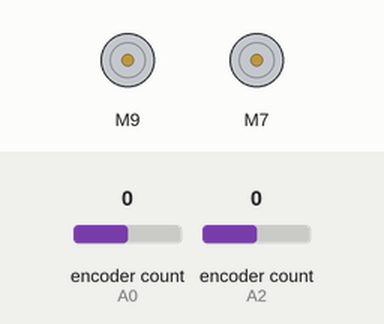
Recording of a sketch running on a simulated Arduino Uno, built with avr-gcc and run on an emulated ATmega328P. Shown: 2 × DC motor (green arrow = forward, orange = backward, longer = faster). The test bench sets the inputs (shaded band); at power-on: encoder count (sensors on A0, A2) 0. What the sketch prints to the serial monitor is not drawn.

Above: at 1.2 s.
1.3 s: encoder count (sensor on A0) set to 1
At 2.0 s:
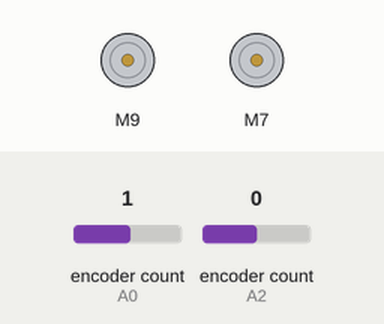
2.8 s: encoder count (sensor on A2) set to 1
At 3.2 s:
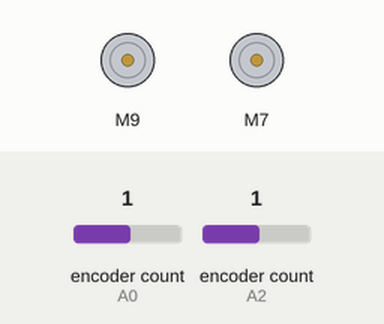
4.3 s: encoder count (sensor on A0) set to 0
At 5.4 s:
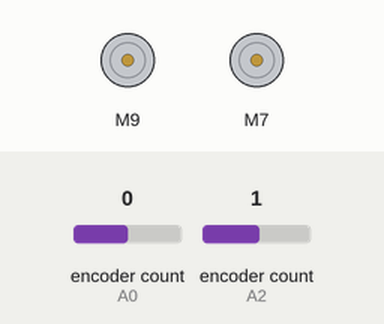
5.8 s: encoder count (sensor on A2) set to 0
At 6.7 s:
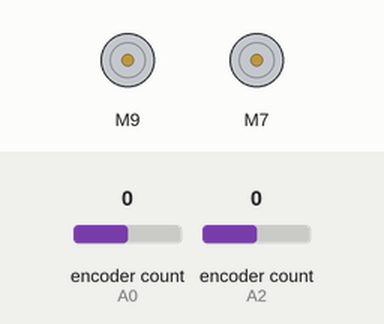
7.3 s: encoder count (sensor on A0) set to -1
At 7.8 s:
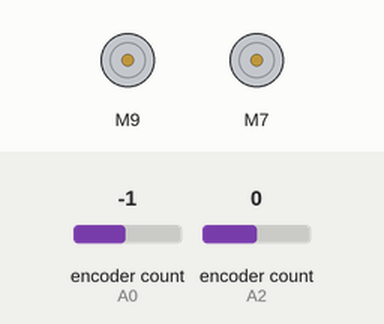
8.8 s: encoder count (sensor on A2) set to 4
At 9.4 s:
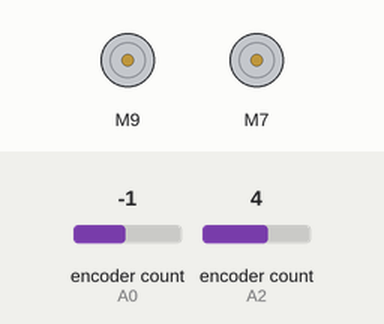
Timing chart, 0 to 11.3 s (numbered marks = the images above; inputs shaded):
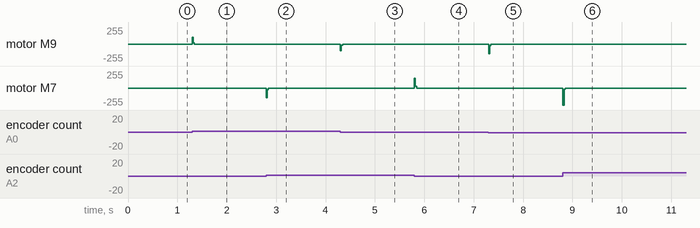

Measured:
- after the input at 1.3 s, motor M9: stopped → forward 103/255 at once, → forward 17/255 0.02 s later, → stopped 0.02 s later
- after the input at 2.8 s, motor M7: stopped → backward 147/255 at once, → backward 26/255 0.02 s later, → backward 2/255 0.02 s later, → stopped 0.01 s later
- after the input at 4.3 s, motor M9: stopped → backward 103/255 at once, → backward 16/255 0.02 s later, → stopped 0.02 s later
- after the input at 5.8 s, motor M7: stopped → forward 146/255 at once, → forward 24/255 0.02 s later, → stopped 0.03 s later
- after the input at 7.3 s, motor M9: stopped → backward 147/255 at once, → backward 24/255 0.02 s later, → stopped 0.03 s later
- after the input at 8.8 s, motor M7: stopped → backward 255/255 at once, → backward 20/255 0.03 s later, → stopped 0.02 s later

The sketch:

arduino_velocity_pid.ino
```cpp
#include <Encoder.h>
#include <L298NX2.h>

typedef union {
  float floatingPoint;
  uint8_t binary[4];
} binaryFloat;

typedef union {
  long longInteger;
  uint8_t binary[4];
} binaryLong;

// initialize encoders
Encoder leftEncoder(A0, A1);
Encoder rightEncoder(A2, A3);

const unsigned int EN_A = 10;
const unsigned int IN1_A = 9;
const unsigned int IN2_A = 8;

const unsigned int IN1_B = 7;
const unsigned int IN2_B = 6;
const unsigned int EN_B = 5;

// initialize motors
L298NX2 motors(EN_A, IN1_A, IN2_A, EN_B, IN1_B, IN2_B);

#define FILTER_CONSTANT 0.93
#define FILTER_CONSTANT_2 (1.0-FILTER_CONSTANT)/2.0

#define ODOM_MS 20

long prevT = 0;
long prevSentOdomTimestamp = 0;

binaryLong leftPosition;
binaryLong rightPosition;

float leftVelFiltered = 0.0;
float leftVelPrevious = 0.0;
float rightVelFiltered = 0.0;
float rightVelPrevious = 0.0;

float kP = 0.6;
binaryFloat leftSetpoint;
binaryFloat rightSetpoint;

void setup() {
  Serial.begin(115200);
}

void loop() {
  updateFilteredVelocities();

  float leftMotorOutput = controller(leftVelFiltered, leftSetpoint.floatingPoint);
  float rightMotorOutput = controller(rightVelFiltered, rightSetpoint.floatingPoint);

  setLeftMotorOutput(leftMotorOutput);
  setRightMotorOutput(rightMotorOutput);
  handlePackets();
}

float controller(float currentVel, float setpoint) {
  float error = setpoint - currentVel;
  float feedForward = 0;
  if (setpoint > 300) {
    feedForward = -1.52945e-12 * (setpoint*setpoint*setpoint*setpoint) + 2.06452e-8 * (setpoint*setpoint*setpoint) - 0.0000546066 * (setpoint*setpoint) + 0.074348 * setpoint + 28.35074;
  } else if (setpoint < -300) {
    feedForward = 1.52945e-12 * (setpoint*setpoint*setpoint*setpoint) + 2.06452e-8 * (setpoint*setpoint*setpoint) + 0.0000546066 * (setpoint*setpoint) + 0.074348 * setpoint - 28.35074;
  }
  return feedForward + kP * error;
}

void handlePackets() {
  while (Serial.available() >= 5) {
    // read packet
    uint8_t packetId = Serial.read();
    uint8_t bytes[4] = {Serial.read(), Serial.read(), Serial.read(), Serial.read()};

    switch (packetId) {
      case 0:
      memcpy(&leftSetpoint, bytes, 4);
      break;
      case 1:
      memcpy(&rightSetpoint, bytes, 4);
      break;
    }
  }
  long currT = millis();

  // target 50hz, don't send old data though
  if (currT - prevSentOdomTimestamp > 2 * ODOM_MS) {
    sendOdometry();
    prevSentOdomTimestamp = currT;
  } else if (currT - prevSentOdomTimestamp > ODOM_MS) {
    sendOdometry();
    prevSentOdomTimestamp += ODOM_MS;
  }
}

void sendOdometry() {
  Serial.write(leftPosition.binary, 4);
  Serial.write(rightPosition.binary, 4);
  // Serial.println(leftPosition.longInteger);
  // Serial.println(rightPosition.longInteger);
}

void updateFilteredVelocities() {
  long currT = micros();
  float deltaT = ((float) (currT-prevT))/1.0e6;
  prevT = currT;

  long newLeftPosition = leftEncoder.read();
  long newRightPosition = rightEncoder.read();

  float leftVel = (newLeftPosition - leftPosition.longInteger) / deltaT;
  float rightVel = (newRightPosition - rightPosition.longInteger) / deltaT;
  leftPosition.longInteger = newLeftPosition;
  rightPosition.longInteger = newRightPosition;

  leftVelFiltered = FILTER_CONSTANT*leftVelFiltered + FILTER_CONSTANT_2*leftVel + FILTER_CONSTANT_2*leftVelPrevious;
  leftVelPrevious = leftVel;
  rightVelFiltered = FILTER_CONSTANT*rightVelFiltered + FILTER_CONSTANT_2*rightVel + FILTER_CONSTANT_2*rightVelPrevious;
  rightVelPrevious = rightVel;
}

void setLeftMotorOutput(float outputFloat) {
  int output = max(min(int(outputFloat), 255), -255);
  if (output > 0) {
    motors.backwardA();
  } else {
    motors.forwardA();
  }
  motors.setSpeedA(abs(output));
}

void setRightMotorOutput(float outputFloat) {
  int output = max(min(int(outputFloat), 255), -255);
  if (output > 0) {
    motors.forwardB();
  } else {
    motors.backwardB();
  }
  motors.setSpeedB(abs(output));
}
```
